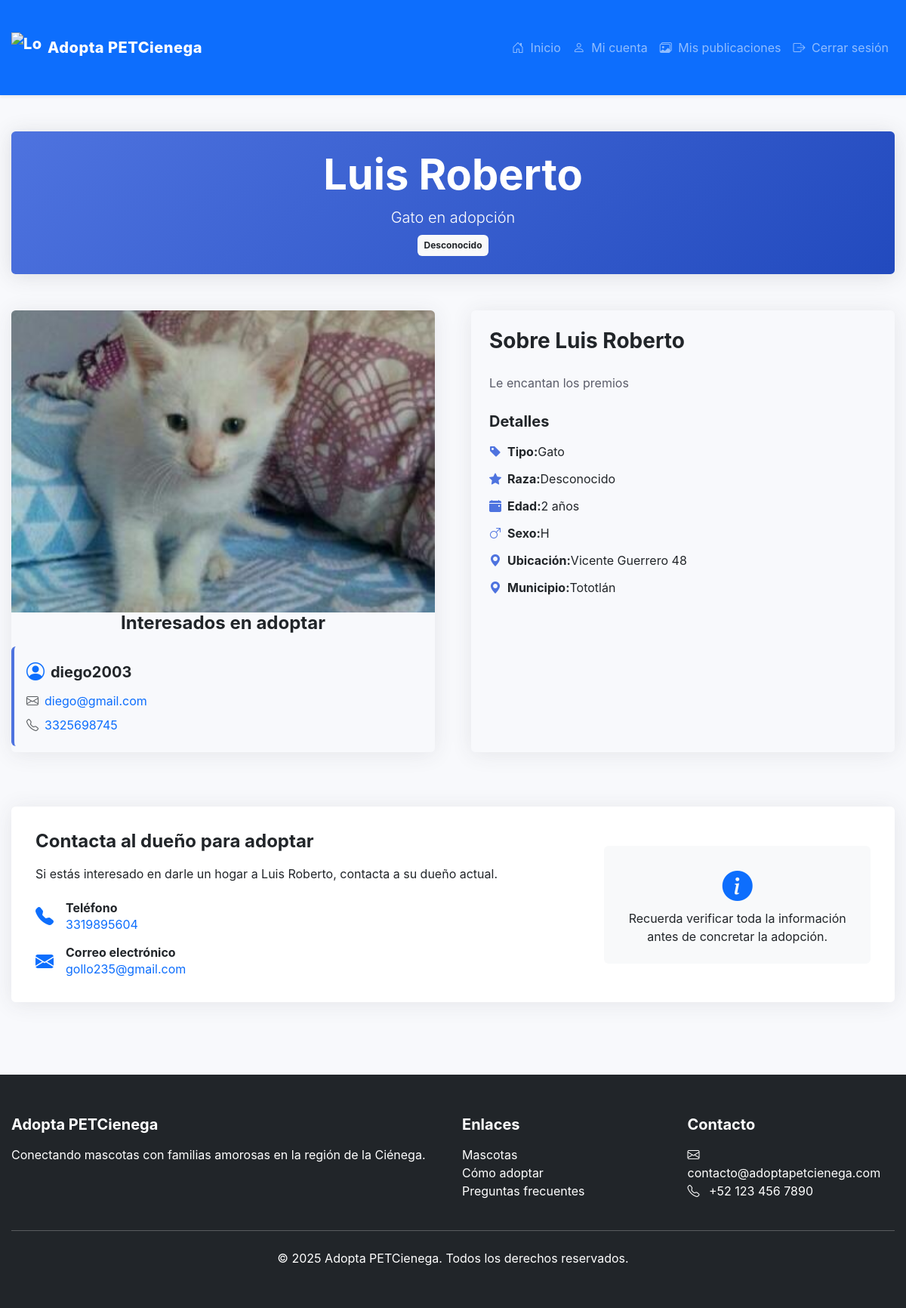
The page /adopta/DetalleMascota.php?id=3 (signed in) on the database its author committed.
### tables this page shows
CREATE TABLE `mascotas` (
  `id_mascota` int(11) NOT NULL,
  `nombre_mascota` varchar(30) NOT NULL,
  `tipo_mascota` int(11) NOT NULL,
  `raza` varchar(30) NOT NULL,
  `edad` tinyint(4) NOT NULL,
  `sexo` char(1) NOT NULL,
  `descripcion` varchar(300) NOT NULL,
  `municipio` int(11) NOT NULL,
  `direccion` varchar(60) NOT NULL,
  `fecha_registro` timestamp NOT NULL DEFAULT current_timestamp(),
  `imagen` varchar(250) NOT NULL,
  `estatus_id` int(11) NOT NULL,
  `usuario_id` int(11) NOT NULL
);

CREATE TABLE `tipos_mascotas` (
  `id_tipo` int(11) NOT NULL,
  `descripcion` varchar(20) NOT NULL
);

CREATE TABLE `usuarios` (
  `id_usuario` int(11) NOT NULL,
  `username` varchar(30) NOT NULL,
  `nombre_completo` varchar(65) NOT NULL,
  `contraseña` varchar(32) NOT NULL,
  `correo` varchar(50) NOT NULL,
  `telefono` bigint(20) NOT NULL,
  `municipio` int(11) NOT NULL,
  `direccion` varchar(150) NOT NULL,
  `img_perfil` varchar(250) NOT NULL,
  `fec_registro` timestamp NOT NULL DEFAULT current_timestamp(),
  `tipo_usuario` int(11) NOT NULL
);

CREATE TABLE `municipios` (
  `id_municipio` int(11) NOT NULL,
  `nombre_municipio` varchar(30) NOT NULL
);

### adopta/DetalleMascota.php (the view, shortened to what this page needs)
<?php
$conexion = obtenerConexion();
$id_mascota = isset($_GET['id']) ? $_GET['id'] : '';
$sql = "SELECT count(id_mascota) from mascotas where id_mascota=$id_mascota";
$result = $conexion->query($sql);
if ($result->fetch_column() > 0) {
    $sql = "SELECT nombre_mascota,tm.descripcion as tipo_mascota,raza,edad,sexo,m.descripcion,mu.nombre_municipio, m.direccion,imagen,u.correo,u.telefono
    from mascotas as m inner join tipos_mascotas as tm on tm.id_tipo=m.tipo_mascota
    inner join usuarios as u on m.usuario_id=u.id_usuario
    inner join municipios as mu on m.municipio=mu.id_municipio
    where id_mascota=$id_mascota";
    $resultado = $conexion->query($sql);
    $fila = $resultado->fetch_assoc();
    $nombre_mascota = $fila['nombre_mascota'];
    $tipo_mascota = $fila['tipo_mascota'];
    $raza = $fila['raza'];
    $edad = $fila['edad'];
    $sexo = $fila['sexo'];
    $descripcion = $fila['descripcion'];
    $ubicacion = $fila['direccion'];
    $municipio = $fila['nombre_municipio'];
    $ruta_foto = $fila['imagen'];
    $correo_contacto = $fila['correo'];
    $telefono_contacto = $fila['telefono'];
    $sql_interesados = "SELECT u.username, u.correo, u.telefono
                       FROM interesados i
                       JOIN usuarios u ON i.id_interesado = u.id_usuario
                       WHERE i.id_mascota = $id_mascota";
    $result_interesados = $conexion->query($sql_interesados);
}
?>
<!DOCTYPE html>
<html lang="es">
<head>
    <link href="https://cdn.jsdelivr.net/npm/bootstrap@5.3.0/dist/css/bootstrap.min.css" rel="stylesheet">
    <link rel="stylesheet" href="https://cdn.jsdelivr.net/npm/bootstrap-icons@1.10.0/font/bootstrap-icons.css">
    <link href="../css/adoptaindex.css" rel="stylesheet" />
</head>
<body>
    <nav class="navbar navbar-expand-lg navbar-dark bg-primary shadow-sm sticky-top">
        <div class="container">
            <a class="navbar-brand d-flex align-items-center" href="#">
                <img src="../assets/adoptapetcienega.png" alt="Logo Adopta PETCienega" width="40" height="40" class="me-2">
                <span>Adopta PETCienega</span>
            </a>
            <div class="collapse navbar-collapse" id="navbarHeader">
                <ul class="navbar-nav ms-auto mb-2 mb-lg-0">
                    <li class="nav-item">
                        <a href="../adopta/" class="nav-link"><i class="bi bi-house-door me-1"></i> Inicio</a>
                    </li>
                    <li class="nav-item">
                        <a href="MiCuenta.php" class="nav-link"><i class="bi bi-person me-1"></i> Mi cuenta</a>
                    </li>
                    <li class="nav-item">
                        <a href="MisPublicaciones.php" class="nav-link"><i class="bi bi-images me-1"></i> Mis publicaciones</a>
                    </li>
                    <li class="nav-item">
                        <a href="../cerrar_sesion.php" class="nav-link"><i class="bi bi-box-arrow-right me-1"></i> Cerrar sesión</a>
                    </li>
                </ul>
            </div>
        </div>
    </nav>
    <main class="container py-5">
        <div class="pet-header text-center mb-5">
            <h1 class="display-4 fw-bold"><?php echo $nombre_mascota; ?></h1>
            <p class="lead mb-0"><?php echo $tipo_mascota; ?> en adopción</p>
            <span class="badge bg-light text-dark mt-2 p-2"><?php echo $raza; ?></span>
        </div>
        <div class="row g-5">
            <div class="col-lg-6">
                <div class="pet-card h-100">
                    <div class="pet-img-container">
                        <img src="<?php echo $ruta_foto; ?>" class="pet-img" alt="<?php echo $nombre_mascota; ?>, <?php echo $raza; ?>">
                    </div>
                    <div class="card-body">
                        <h3 class="h4 fw-bold mb-3 text-center">Interesados en adoptar</h3>
                        <?php if ($result_interesados->num_rows > 0): ?>
                            <div class="interested-list">
                                <?php while($interesado = $result_interesados->fetch_assoc()): ?>
                                    <div class="interested-item p-3 mb-2 rounded">
                                        <div class="d-flex align-items-center mb-2">
                                            <i class="bi bi-person-circle fs-4 me-2 text-primary"></i>
                                            <h5 class="mb-0 fw-bold"><?php echo $interesado['username']; ?></h5>
                                        </div>
                                        <div class="d-flex align-items-center mb-2">
                                            <i class="bi bi-envelope me-2 text-muted"></i>
                                            <a href="mailto:<?php echo $interesado['correo']; ?>" class="text-decoration-none"><?php echo $interesado['correo']; ?></a>
                                        </div>
                                        <div class="d-flex align-items-center">
                                            <i class="bi bi-telephone me-2 text-muted"></i>
                                            <a href="tel:<?php echo $interesado['telefono']; ?>" class="text-decoration-none"><?php echo $interesado['telefono']; ?></a>
                                        </div>
                                    </div>
                                <?php endwhile; ?>
                            </div>
                        <?php endif; ?>
                    </div>
                </div>
            </div>
            <div class="col-lg-6">
                <div class="pet-card h-100 p-4">
                    <h2 class="h3 fw-bold mb-4">Sobre <?php echo $nombre_mascota; ?></h2>
                    <p class="description-text mb-4"><?php echo $descripcion; ?></p>
                    <h3 class="h5 fw-bold mb-3">Detalles</h3>
                    <ul class="feature-list">
                        <li>
                            <i class="bi bi-tag-fill detail-icon"></i>
                            <strong>Tipo:</strong> <?php echo $tipo_mascota; ?>
                        </li>
                        <li>
                            <i class="bi bi-star-fill detail-icon"></i>
                            <strong>Raza:</strong> <?php echo $raza; ?>
                        </li>
                        <li>
                            <i class="bi bi-calendar-event-fill detail-icon"></i>
                            <strong>Edad:</strong> <?php echo $edad; ?> años
                        </li>
                        <li>
                            <i class="bi bi-gender-<?php echo strtolower($sexo[0]) == 'h' ? 'male' : 'female'; ?> detail-icon"></i>
                            <strong>Sexo:</strong> <?php echo $sexo; ?>
                        </li>
                        <li>
                            <i class="bi bi-geo-alt-fill detail-icon"></i>
                            <strong>Ubicación:</strong> <?php echo $ubicacion; ?>
                        </li>
                        <li>
                            <i class="bi bi-geo-alt-fill detail-icon"></i>
                            <strong>Municipio:</strong> <?php echo $municipio; ?>
                        </li>
                    </ul>
                </div>
            </div>
        </div>
        <div class="row mt-5">
            <div class="col-12">
                <div class="contact-card mt-4">
                    <div class="row align-items-center">
                        <div class="col-md-8">
                            <h3 class="h4 fw-bold mb-3">Contacta al dueño para adoptar</h3>
                            <p class="mb-4">Si estás interesado en darle un hogar a <?php echo $nombre_mascota; ?>, contacta a su dueño actual.</p>
                            <div class="d-flex align-items-center mb-3">
                                <i class="bi bi-telephone-fill fs-4 me-3 text-primary"></i>
                                <div>
                                    <h4 class="h6 fw-bold mb-0">Teléfono</h4>
                                    <a href="tel:<?php echo $telefono_contacto; ?>" class="text-decoration-none"><?php echo $telefono_contacto; ?></a>
                                </div>
                            </div>
                            <div class="d-flex align-items-center">
                                <i class="bi bi-envelope-fill fs-4 me-3 text-primary"></i>
                                <div>
                                    <h4 class="h6 fw-bold mb-0">Correo electrónico</h4>
                                    <a href="mailto:<?php echo $correo_contacto; ?>" class="text-decoration-none"><?php echo $correo_contacto; ?></a>
                                </div>
                            </div>
                        </div>
                        <div class="col-md-4 text-center mt-4 mt-md-0">
                            <div class="bg-light p-4 rounded">
                                <i class="bi bi-info-circle-fill fs-1 text-primary mb-3"></i>
                                <p class="mb-0">Recuerda verificar toda la información antes de concretar la adopción.</p>
                            </div>
                        </div>
                    </div>
                </div>
            </div>
        </div>
    </main>
    <footer class="bg-dark text-white py-4 mt-5">
        <div class="container">
            <div class="row">
                <div class="col-md-6">
                    <h5 class="fw-bold mb-3">Adopta PETCienega</h5>
                    <p>Conectando mascotas con familias amorosas en la región de la Ciénega.</p>
                </div>
                <div class="col-md-3">
                    <h5 class="fw-bold mb-3">Enlaces</h5>
                    <ul class="list-unstyled">
                        <li><a href="../adopta/" class="text-white text-decoration-none">Mascotas</a></li>
                        <li><a href="#" class="text-white text-decoration-none">Cómo adoptar</a></li>
                        <li><a href="#" class="text-white text-decoration-none">Preguntas frecuentes</a></li>
                    </ul>
                </div>
                <div class="col-md-3">
                    <h5 class="fw-bold mb-3">Contacto</h5>
                    <ul class="list-unstyled">
                        <li><i class="bi bi-envelope me-2"></i> contacto@adoptapetcienega.com</li>
                        <li><i class="bi bi-telephone me-2"></i> +52 123 456 7890</li>
                    </ul>
                </div>
            </div>
            <hr class="my-4">
            <div class="text-center">
                <p class="mb-0">&copy; <?php echo date('Y'); ?> Adopta PETCienega. Todos los derechos reservados.</p>
            </div>
        </div>
    </footer>
</body>
</html>

### css/adoptaindex.css (style rules this page uses)
.container { padding: 20px; }
.container { padding: 30px 15px; max-width: 1200px; }

### adopta/DetalleMascota.php (style rules this page uses)
:root { --primary-color: #4e73df; --secondary-color: #f8f9fc; --accent-color: #f6c23e; --dark-color: #5a5c69; }
body { font-family: 'Nunito', -apple-system, BlinkMacSystemFont, 'Segoe UI', Roboto, sans-serif; background-color: #f8f9fc; }
.navbar-brand { font-weight: 800; letter-spacing: 0.5px; }
.pet-header { background: linear-gradient(135deg, var(--primary-color) 0%, #224abe 100%); color: white; border-radius: 0.35rem; padding: 1.5rem; margin-bottom: 2rem; box-shadow: 0 0.15rem 1.75rem 0 rgba(58, 59, 69, 0.15); }
.pet-card { border: none; border-radius: 0.35rem; box-shadow: 0 0.15rem 1.75rem 0 rgba(58, 59, 69, 0.1); transition: transform 0.3s ease, box-shadow 0.3s ease; }
.pet-img-container { height: 400px; overflow: hidden; border-radius: 0.35rem 0.35rem 0 0; }
.pet-img { width: 100%; height: 100%; object-fit: cover; transition: transform 0.5s ease; }
.contact-card { background-color: white; border-radius: 0.35rem; box-shadow: 0 0.15rem 1.75rem 0 rgba(58, 59, 69, 0.1); padding: 2rem; }
.detail-icon { color: var(--primary-color); margin-right: 0.5rem; }
.feature-list { list-style: none; padding: 0; }
.feature-list li { margin-bottom: 0.75rem; display: flex; align-items: center; }
.description-text { line-height: 1.8; color: var(--dark-color); }
.interested-list { max-height: 300px; overflow-y: auto; }
.interested-item { border-left: 4px solid var(--primary-color); transition: all 0.3s ease; }

### rows shown on the page
mascotas: nombre_mascota "Luis Roberto", tipo_mascota.descripcion "Gato", raza "Desconocido", imagen (picture), descripcion "Le encantan los premios", edad "2", sexo "H", direccion "Vicente Guerrero 48", municipio.nombre_municipio "Tototlán", usuario.telefono "3319895604", usuario.correo "gollo235@gmail.com"
usuarios: username "diego2003", correo "diego@gmail.com", telefono "3325698745"
